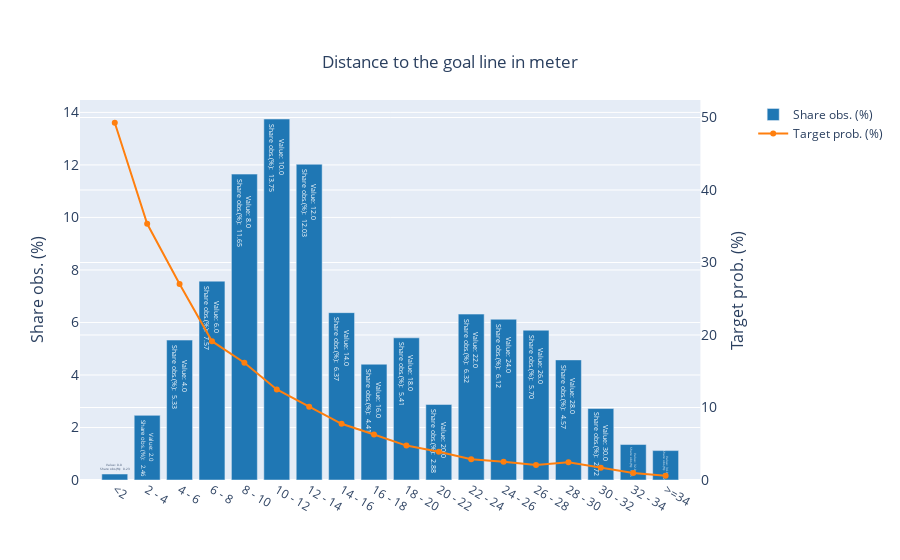

Notebook source saved alongside this figure:
### Markdown cell above
When using a logistic regression, it is crucial that the probabilities are montone in the continuous variables. So let's quickly check if this is the case for our features (if you did not get the last sentence, don't worry, I'll explain it again below with the help of a picture). We can do this by using two helper functions.

### Code cell
df_train["distToGoalLineBuckets"] = ml_help.build_buckets(df_train, "distToGoalLine", 
                                                  step_size=2, 
                                                  min_val=1,
                                                  max_val=34)

fig, df_group = ml_help.create_univariate_variable_graph(df=df_train, 
                                               col="distToGoalLineBuckets", 
                                               target_col="goal", 
                                               binned_cols=True,
                                               title_name="Distance to the goal line in meter")
fig.show()

### Figure 1 — Plotly figure (JSON) as saved in the notebook; plotly's stock layout.template omitted (floating-point values rounded to 4 significant figures)
{"data": [{"hoverinfo": "text", "marker": {"color": "rgb(31, 119, 180)"}, "name": "Share obs. (%)", "text": ["Value: 0.0 <br />Share obs.(%):  0.23", "Value: 2.0 <br />Share obs.(%):  2.46", "Value: 4.0 <br />Share obs.(%):  5.33", "Value: 6.0 <br />Share obs.(%):  7.57", "Value: 8.0 <br />Share obs.(%):  11.65", "Value: 10.0 <br />Share obs.(%):  13.75", "Value: 12.0 <br />Share obs.(%):  12.03", "Value: 14.0 <br />Share obs.(%):  6.37", "Value: 16.0 <br />Share obs.(%):  4.41", "Value: 18.0 <br />Share obs.(%):  5.41", "Value: 20.0 <br />Share obs.(%):  2.88", "Value: 22.0 <br />Share obs.(%):  6.32", "Value: 24.0 <br />Share obs.(%):  6.12", "Value: 26.0 <br />Share obs.(%):  5.70", "Value: 28.0 <br />Share obs.(%):  4.57", "Value: 30.0 <br />Share obs.(%):  2.72", "Value: 32.0 <br />Share obs.(%):  1.35", "Value: 34.0 <br />Share obs.(%):  1.12"], "type": "bar", "x": ["<2", "2 - 4", "4 - 6", "6 - 8", "8 - 10", "10 - 12", "12 - 14", "14 - 16", "16 - 18", "18 - 20", "20 - 22", "22 - 24", "24 - 26", "26 - 28", "28 - 30", "30 - 32", "32 - 34", ">=34"], "y": [0.2274, 2.462, 5.329, 7.573, 11.65, 13.75, 12.03, 6.373, 4.409, 5.414, 2.877, 6.317, 6.123, 5.704, 4.574, 2.722, 1.351, 1.12]}, {"hoverinfo": "text", "marker": {"color": "rgb(255, 127, 14)"}, "name": "Target prob. (%)", "text": ["Value: 0.0 <br />Target prob. (%):  49.28", "Value: 2.0 <br />Target prob. (%):  35.34", "Value: 4.0 <br />Target prob. (%):  27.03", "Value: 6.0 <br />Target prob. (%):  19.15", "Value: 8.0 <br />Target prob. (%):  16.18", "Value: 10.0 <br />Target prob. (%):  12.49", "Value: 12.0 <br />Target prob. (%):  10.11", "Value: 14.0 <br />Target prob. (%):  7.76", "Value: 16.0 <br />Target prob. (%):  6.28", "Value: 18.0 <br />Target prob. (%):  4.75", "Value: 20.0 <br />Target prob. (%):  3.89", "Value: 22.0 <br />Target prob. (%):  2.87", "Value: 24.0 <br />Target prob. (%):  2.53", "Value: 26.0 <br />Target prob. (%):  2.08", "Value: 28.0 <br />Target prob. (%):  2.45", "Value: 30.0 <br />Target prob. (%):  1.69", "Value: 32.0 <br />Target prob. (%):  0.98", "Value: 34.0 <br />Target prob. (%):  0.59"], "type": "scatter", "x": ["<2", "2 - 4", "4 - 6", "6 - 8", "8 - 10", "10 - 12", "12 - 14", "14 - 16", "16 - 18", "18 - 20", "20 - 22", "22 - 24", "24 - 26", "26 - 28", "28 - 30", "30 - 32", "32 - 34", ">=34"], "xaxis": "x", "y": [49.28, 35.34, 27.03, 19.15, 16.18, 12.49, 10.11, 7.756, 6.278, 4.747, 3.895, 2.869, 2.53, 2.08, 2.45, 1.695, 0.9756, 0.5882], "yaxis": "y2"}], "layout": {"title": {"text": "Distance to the goal line in meter", "x": 0.5, "xanchor": "center", "y": 0.9, "yanchor": "top"}, "xaxis": {"anchor": "y", "domain": [0, 0.94]}, "yaxis": {"anchor": "x", "domain": [0, 1], "rangemode": "tozero", "tickfont": {"size": 14}, "title": {"font": {"size": 16}, "text": "Share obs. (%)"}}, "yaxis2": {"anchor": "x", "overlaying": "y", "rangemode": "tozero", "side": "right", "tickfont": {"size": 14}, "title": {"font": {"size": 16}, "text": "Target prob. (%)"}}}}
